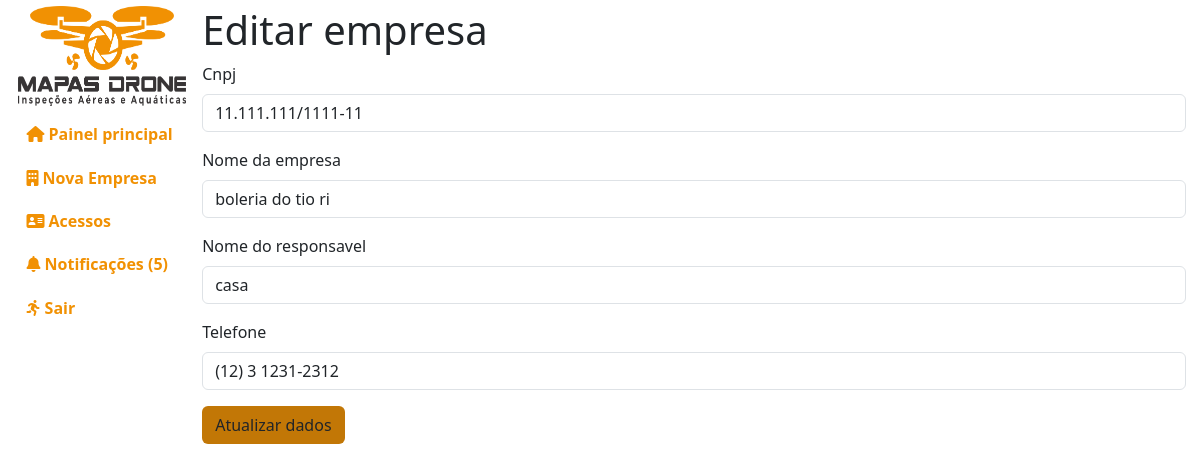
Screenshot of /empresa/editar/11/ (signed in) with the database file from the repository.
### empresa/models.py (models this page shows, shortened)
class Empresa(models.Model):
    cnpj = models.CharField(max_length=18, default="", unique=True)
    slug_da_empresa = models.CharField(max_length=255, default="", unique=True)
    nome_da_empresa = models.CharField(max_length=255, default="", unique=True)
    nome_do_responsavel = models.CharField(
        max_length=255, default="", unique=True)
    telefone = models.CharField(max_length=16, default="", unique=True)
    pasta = models.CharField(max_length=255, default="")
    criado = models.DateTimeField(default=timezone.now)
    ativo = models.BooleanField(default=True)
    class Meta:
        db_table = "empresa"
        verbose_name = "Empresa"
        verbose_name_plural = "Empresas"
        ordering = ["-id"]

### empresa/views.py (the view, shortened to what this page needs)
# urls.py: path("editar/<int:id>/", views.editar_empresa),
def editar_empresa(request, id):
    if request.user.is_authenticated:
        empresa = Empresa.objects.get(id=id)
        if request.user.is_superuser:
            form = FormEditarEmpresaRoot(instance=empresa)
        notificacoes = pega_notificacoes(request=request)
        context = {"form": form, "empresa": empresa,
                   "notificacoes": notificacoes, "aviso": aviso(request)}
        return render(request, "empresa/public/editar-empresa.html", context)
    messages.add_message(request, messages.WARNING,
                         "Você não tem permissão para acessar essa página!")
    return redirect("/")

### index/forms.py
class FormEditarEmpresaRoot(forms.ModelForm):
    class Meta:
        model = Empresa
        fields = "__all__"
        exclude = ["slug_da_empresa", "pasta", "criado", "ativo"]
        widgets = {
            "cnpj": forms.TextInput(attrs={"id": "cnpj"}),
            "telefone": forms.TextInput(attrs={"id": "telefone", "maxlength": 11})
        }

### index/auxiliar.py (called while the page is built)
def pega_notificacoes(request):
    try:
        login = Login.objects.get(usuario=request.user)
        notificacoes = Notificacoes.objects.filter(empresa=login.empresa)
    except:
        notificacoes = Notificacoes.objects.all()
    return notificacoes

def aviso(request):
    nl = 0
    aviso = False
    for n in pega_notificacoes(request=request):
        if not n.visto:
            nl += 1
    if nl > 0:
        aviso = True
    return aviso

### templates/empresa/public/editar-empresa.html (shortened to what this page needs)
{% extends 'base.html' %}
{% load static %}
{% load django_bootstrap5 %}
{% block css %}
    <link rel="stylesheet" href="{% static 'index/css/administracao.css' %}">
{% endblock %}
{% block ld %}
<form action="/empresa/editar/{{empresa.id}}/" method="post" autocomplete="off">
    <h1>Editar empresa</h1>
    {% bootstrap_form form %}
    <button class="btn botao" type="submit">Atualizar dados</button>
</form>
{% endblock %}

### index/static/index/css/index.css (style rules this page uses)
body { overflow:hidden; }
.botao { background-color:#c27706; }

### rows the page displays
Empresa: cnpj "11.111.111/1111-11", nome_da_empresa "boleria do tio ri", nome_do_responsavel "casa", telefone "(12) 3 1231-2312"

### other values shown
{{ notificacoes|length }} "5"
